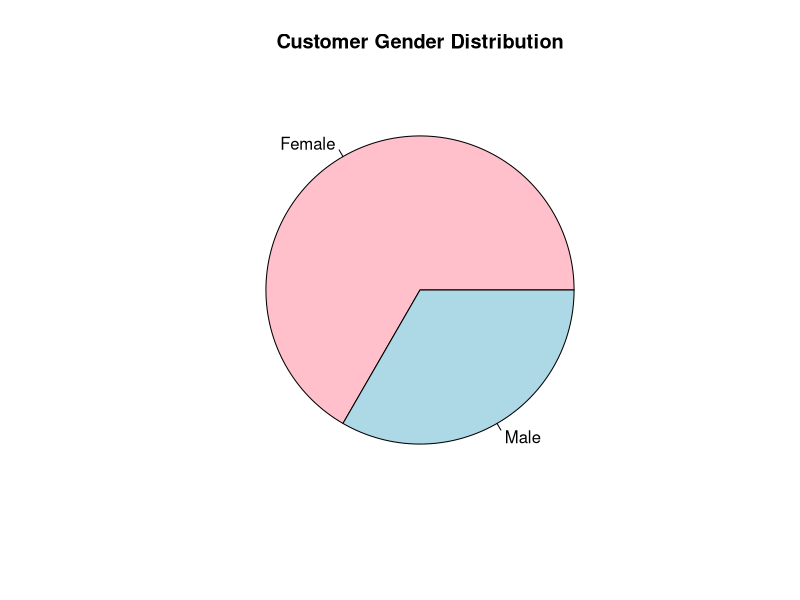

The R script that drew this image:
gender <- c("Female","Male","Female")

pie(table(gender),
    main="Customer Gender Distribution",
    labels=names(table(gender)),
    col=c("pink","lightblue"))
